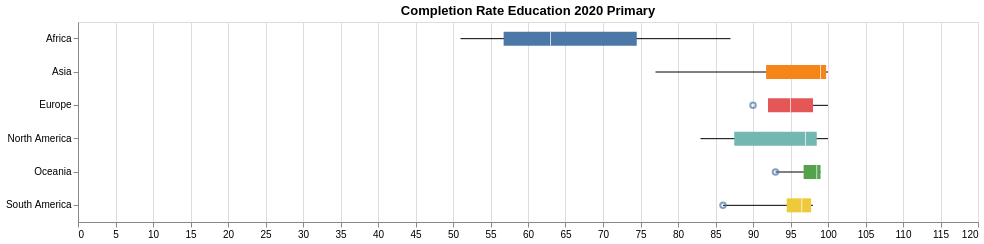

Specify this chart in Vega-Lite:
### Vega-Lite specification from a JSON file in a GitHub repository (floating-point values rounded to 4 significant figures)
{"$schema": "https://vega.github.io/schema/vega-lite/v5.json", "title": "Completion Rate Education 2020 Primary", "width": 900, "height": 200, "data": {"values": [{"Species": "Africa", "lower": 51, "q1": 56.75, "median": 63, "q3": 74.5, "upper": 87, "outliers": []}, {"Species": "Asia", "lower": 77, "q1": 91.75, "median": 99, "q3": 99.75, "upper": 100, "outliers": []}, {"Species": "Europe", "lower": 93, "q1": 92, "median": 95, "q3": 98, "upper": 100, "outliers": [90]}, {"Species": "North America", "lower": 83, "q1": 87.5, "median": 97, "q3": 98.5, "upper": 100, "outliers": []}, {"Species": "Oceania", "lower": 93, "q1": 96.75, "median": 98.5, "q3": 99, "upper": 99, "outliers": [93]}, {"Species": "South America", "lower": 86, "q1": 94.5, "median": 96.5, "q3": 97.75, "upper": 98, "outliers": [86]}]}, "encoding": {"y": {"field": "Species", "type": "nominal", "title": null}}, "layer": [{"mark": {"type": "rule"}, "encoding": {"x": {"field": "lower", "type": "quantitative", "scale": {"domain": [0, 120]}, "title": null}, "x2": {"field": "upper"}}}, {"mark": {"type": "bar", "size": 14}, "encoding": {"x": {"field": "q1", "type": "quantitative"}, "x2": {"field": "q3"}, "color": {"field": "Species", "type": "nominal", "legend": null}}}, {"mark": {"type": "tick", "color": "white", "size": 14}, "encoding": {"x": {"field": "median", "type": "quantitative"}}}, {"transform": [{"flatten": ["outliers"]}], "mark": {"type": "point", "style": "boxplot-outliers"}, "encoding": {"x": {"field": "outliers", "type": "quantitative"}}}]}
